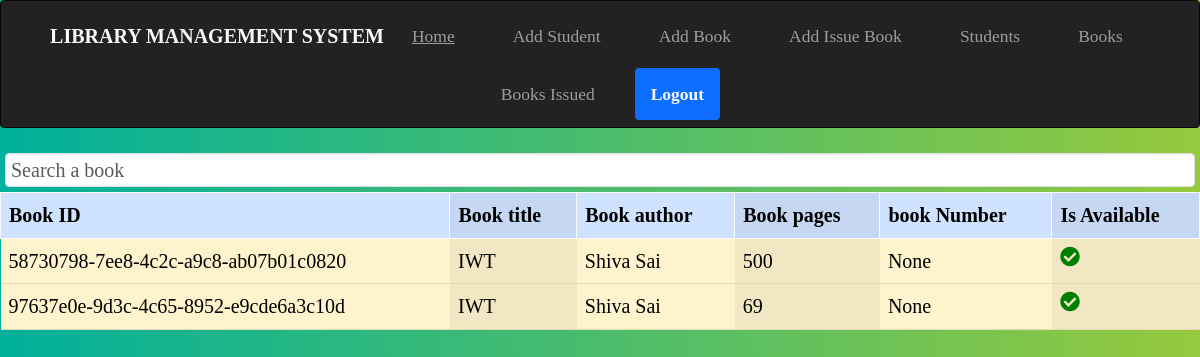
Page /view_books/ (signed in) on the committed database.
### library/models.py (models this page shows, shortened)
class BookInstance(models.Model):
    id = models.UUIDField(
        primary_key=True,
        default=uuid.uuid4,
        help_text="Book unique id across the Library",
    )
    book = models.ForeignKey("Book", on_delete=models.CASCADE, null=True)
    book_number = models.PositiveIntegerField(
        null=True, help_text="Book number for books of the save kind"
    )
    Is_borrowed = models.BooleanField(default=False)

class Book(models.Model):
    book_title = models.CharField(max_length=200)
    book_author = models.CharField(max_length=100)
    book_pages = models.PositiveIntegerField()
    summary = models.TextField(
        max_length=500, help_text="Summary about the book", null=True, blank=True
    )

### library/views.py (the view)
# urls.py: path("view_books/", views.view_books, name="show_book_record"),
@login_required(login_url="login")
def view_books(request):
    books = BookInstance.objects.order_by("id")
    return render(request, "view_books.html", {"books": books})

### library/templates/view_books.html (shortened to what this page needs)
{% extends 'base.html' %}
{% block content %}
<div class="search ">
    <input type="text" class="form-control fs-2 p-2" id="books_search_input" name="book_name" placeholder="Search a book" onkeyup="search_books()">
</div>
<table class="table  table-warning table-striped-columns table-hover px-2 fs-2">
<tr>
    <th class = "table-primary border border-light">Book ID</th>
    <th class = "table-primary border border-light">Book title </th>
    <th class = "table-primary border border-light">Book author </th>
    <th class = "table-primary border border-light">Book pages </th>
    <th class = "table-primary border border-light">book Number </th>
    <th class = "table-primary border border-light">Is Available</th>
</tr>
    {%for book in books%}
    <tr class="book_row">
    <td >{{book.id}}</td>
    <td class="title">{{book.book.book_title}}</td>
    <td>{{book.book.book_author}}</td>
    <td>{{book.book.book_pages}}</td>
    <td >{{book.book_number}}</td>
    <td>
        {%if  book.Is_borrowed %}
        <span><i class="fa fa-times-circle" style="color:rgb(128, 28, 0)"></i></span>
        {%else%}
        <span><i class="fa fa-check-circle" style="color:green"></i></span>
        {%endif%}
    </td>
    </tr> {% endfor %}
</table>
{% endblock %}

### library/templates/base.html (shortened to what this page needs)
<html lang="en">
  <head>
    {%load static%}
    <link rel="stylesheet" href="{%static 'css/bootstrap.min.css'%}" />
    <link rel="stylesheet" href="{%static 'icon/css/all.css' %}" />
    <link rel="stylesheet" href="{%static 'css/style.css' %}" />
    <link rel="stylesheet" href="{%static 'css/css2.css' %}" />
    <link href="https://cdn.jsdelivr.net/npm/bootstrap@5.3.0/dist/css/bootstrap.min.css" rel="stylesheet">
  </head>
  <body>
    <nav class="navbar navbar-inverse">
      <div class="container-fluid ">
        <ul class="nav navbar-nav d-flex flex-row d-flex justify-content-center align-items-center  text-light">
          <li class = 'fs-2 px-2' ><b>LIBRARY MANAGEMENT SYSTEM</b></li>
          <li class = 'nav-link fs-3 px-2'><a href="/">Home</a></li>
          <li class = 'fs-3 px-2'>
            <a href="{% url 'new_student' %}" class="nav-link">Add Student</a>
          </li>
          <li class = 'fs-3 px-2'><a href="{% url 'new_book' %}" class="nav-link">Add Book</a></li>
          <li class = 'fs-3 px-2'>
            <a href="{% url 'book_issue' %}" class="nav-link">Add Issue Book</a>
          </li class = 'fs-3 px-2'>
          <li class = 'fs-3 px-2'>
            <a href="{% url 'show_student_record' %}" class="nav-link"
              >Students</a
            >
          </li>
          <li class = 'fs-3 px-2'>
            <a href="{% url 'show_book_record' %}" class="nav-link">Books</a>
          </li>
          <li class = 'fs-3 px-2'>
            <a href="{% url 'show_issue_record' %}" class="nav-link"
              >Books Issued</a
            >
          </li>
          {% if request.user.is_authenticated %}
          <li class = ''>
            <a href="{% url 'logout' %}" class="btn btn-primary text-light fs-3" ><b>Logout<b></a>
          </li>
          {% endif %}
        </ul>
      </div>
    </nav>
    {% block content %} {% endblock %}
  </body>
</html>

### library/static/css/style.css (style rules this page uses)
.search { padding:5px; }
li { padding:2px; margin-left:3px; }

### library/templates/base.html (style rules this page uses)
* { font-family: "Times New Roman", Times, serif; }
body { background-image: url("static/images/bg_library.jpg"); text-align: center; }
li { display: flex; align-items: center; justify-content: center; }
.navbar { list-style: none; display: flex; }
.nav-link { text-decoration: none; color: #333; margin-right: 15px; }
body { background-image: linear-gradient(to right, #00b09b, #96c93d); }

### rows in the picture
BookInstance: id "58730798-7ee8-4c2c-a9c8-ab07b01c0820", book.book_title "IWT", book.book_author "Shiva Sai", book.book_pages "500", book_number "None", Is_borrowed False (drawn)
BookInstance: id "97637e0e-9d3c-4c65-8952-e9cde6a3c10d", book.book_title "IWT", book.book_author "Shiva Sai", book.book_pages "69", book_number "None", Is_borrowed False (drawn)
